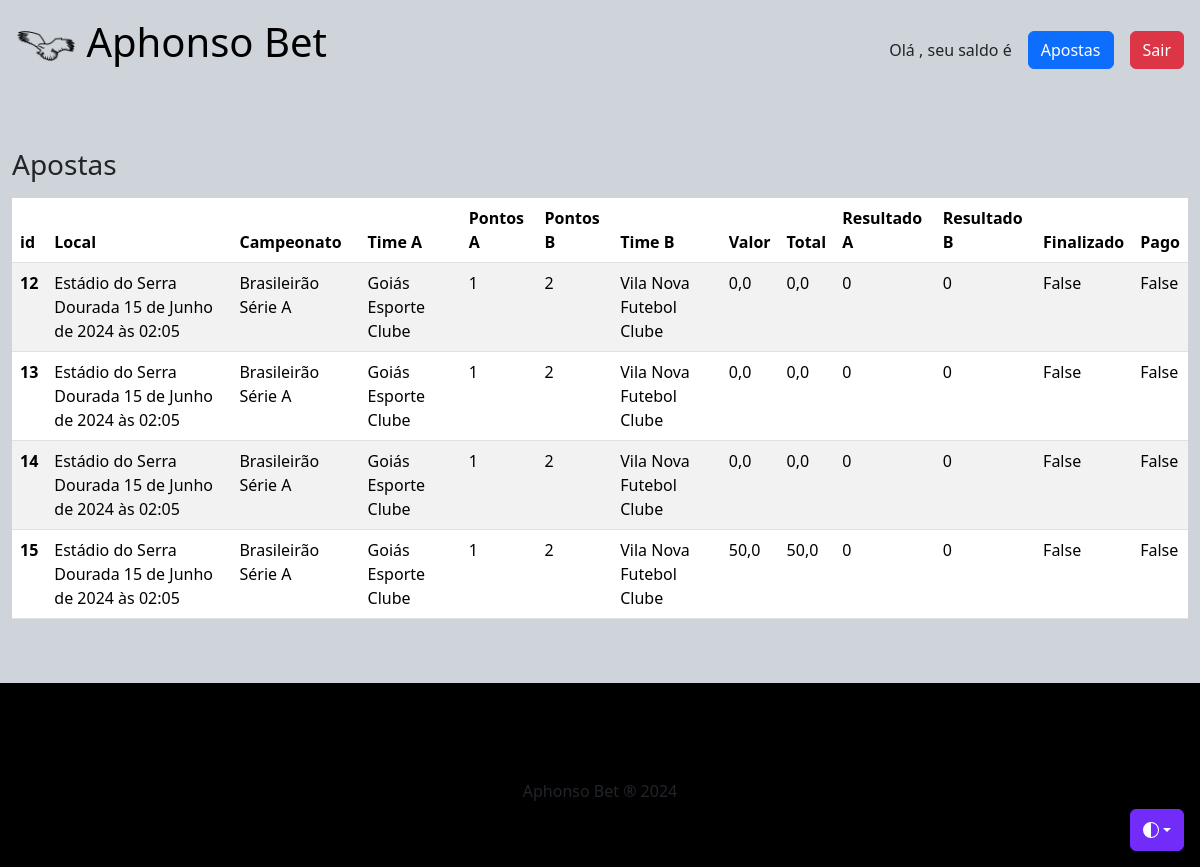
/apostas/ (signed in), run on the app's committed database.
### aphonso_bet/models.py (models this page shows, shortened)
class ModelAbstrato(models.Model):
    criado_por = models.ForeignKey(settings.AUTH_USER_MODEL, on_delete=models.CASCADE)
    criado_em = models.DateTimeField(auto_now_add=True)
    alterado_em = models.DateTimeField(auto_now=True)
    class Meta:
        abstract = True

class Aposta(ModelAbstrato):
    usuario = models.ForeignKey(User, on_delete=models.CASCADE, related_name='apostador')
    jogo = models.ForeignKey(Jogo, on_delete=models.CASCADE)
    valor_aposta = models.FloatField()
    total_premio = models.FloatField()
    resultadoCasa = models.IntegerField(default = 0)
    resultadoFora = models.IntegerField(default = 0)
    quitado = models.BooleanField(default=False)

class Jogo(ModelAbstrato):
    campeonato = models.ForeignKey(Campeonato, on_delete=models.CASCADE)
    timeCasa = models.ForeignKey(Time, on_delete=models.CASCADE, related_name='casa')
    fatorCasa = models.FloatField(default=1)
    timeFora = models.ForeignKey(Time, on_delete=models.CASCADE, related_name='fora')
    fatorFora = models.FloatField(default=1)
    dataEHora = models.DateTimeField()
    local = models.CharField(max_length=100)
    resultadoCasa = models.IntegerField(default = 0)
    resultadoFora = models.IntegerField(default = 0)
    finalizado = models.BooleanField(default=False)

class Campeonato(ModelAbstrato):
    descricao = models.CharField(max_length=50)
    regiao = models.CharField(max_length=50)
    ano = models.IntegerField()
    esporte = models.ForeignKey(Esporte, on_delete=models.CASCADE)

class Time(ModelAbstrato):
    nome = models.CharField(max_length=50)
    bandeira = models.ImageField(upload_to=path_and_rename('aphonso_bet\\static\\upload'))
    acronimo = models.CharField(max_length=3)
    pais = models.CharField(max_length=50, default='BRASIL')
    esporte = models.ForeignKey(Esporte, on_delete=models.CASCADE)

### aphonso_bet/views.py (the view)
# urls.py: path('apostas/', views.pagina_apostas, name="pagina_apostas"),
def pagina_apostas(request):
    if not request.user.is_authenticated:
        return redirect("pagina_inicio")
    carteira = obterCarteira(request.user)
    apostas = Aposta.objects.filter(usuario = request.user.id)
    return render(request, 'apostas.html', {"carteira":carteira, "apostas":apostas})

### aphonso_bet/views.py (called while the page is built)
def obterCarteira(user):
    carteira = None
    if user.is_authenticated:
        carteira = Carteira.objects.filter(usuario = user.id).first()
    return carteira

### aphonso_bet/templates/apostas.html
{% extends 'layout.html' %}
{% load static %}
{% block content %}
<div class="container-fluid bg-dark-subtle py-5">
    <h1 class="h3 mb-3 fw-normal">Apostas</h1>
    {% if apostas %}
    <div class="table-responsive">
        <table class="table table-striped">
            <thead>
                <tr>
                    <th scope="col">id</th>
                    <th scope="col">Local</th>
                    <th scope="col">Campeonato</th>
                    <th scope="col">Time A</th>
                    <th scope="col">Pontos A</th>
                    <th scope="col">Pontos B</th>
                    <th scope="col">Time B</th>
                    <th scope="col">Valor</th>
                    <th scope="col">Total</th>
                    <th scope="col">Resultado A</th>
                    <th scope="col">Resultado B</th>
                    <th scope="col">Finalizado</th>
                    <th scope="col">Pago</th>
                </tr>
            </thead>
            <tbody>
                {% for aposta in apostas %}
                <tr>
                    <th>{{ aposta.id }}</th>
                    <td>{{ aposta.jogo.local }} {{ aposta.jogo.dataEHora }}</td>
                    <td>{{ aposta.jogo.campeonato.descricao }}</td>
                    <td>{{ aposta.jogo.timeCasa.nome }}</td>
                    <td>{{ aposta.resultadoCasa }}</td>
                    <td>{{ aposta.resultadoFora }}</td>
                    <td>{{ aposta.jogo.timeFora.nome }}</td>
                    <td>{{ aposta.valor_aposta }}</td>
                    <td>{{ aposta.total_premio }}</td>
                    <td>{{ aposta.jogo.resultadoCasa }}</td>
                    <td>{{ aposta.jogo.resultadoFora }}</td>
                    <td>{{ aposta.jogo.finalizado }}</td>
                    <td>{{ aposta.quitado }}</td>
                </tr>
                {% endfor %}
            </tbody>
        </table>
    </div>
    {% else %}
    <p class="text-center text-muted">Nenhuma aposta encontrada!</p>
    {% endif %}
</div>
{% endblock %}

### data on the page
Aposta: id "12", jogo.local "Estádio do Serra Dourada", jogo.dataEHora "15 de Junho de 2024 às 02:05", jogo.campeonato.descricao "Brasileirão Série A", jogo.timeCasa.nome "Goiás Esporte Clube", resultadoCasa "1", resultadoFora "2", jogo.timeFora.nome "Vila Nova Futebol Clube", valor_aposta "0,0", total_premio "0,0", jogo.resultadoCasa "0", jogo.resultadoFora "0", jogo.finalizado "False", quitado "False"
Aposta: id "13", jogo.local "Estádio do Serra Dourada", jogo.dataEHora "15 de Junho de 2024 às 02:05", jogo.campeonato.descricao "Brasileirão Série A", jogo.timeCasa.nome "Goiás Esporte Clube", resultadoCasa "1", resultadoFora "2", jogo.timeFora.nome "Vila Nova Futebol Clube", valor_aposta "0,0", total_premio "0,0", jogo.resultadoCasa "0", jogo.resultadoFora "0", jogo.finalizado "False", quitado "False"
Aposta: id "14", jogo.local "Estádio do Serra Dourada", jogo.dataEHora "15 de Junho de 2024 às 02:05", jogo.campeonato.descricao "Brasileirão Série A", jogo.timeCasa.nome "Goiás Esporte Clube", resultadoCasa "1", resultadoFora "2", jogo.timeFora.nome "Vila Nova Futebol Clube", valor_aposta "0,0", total_premio "0,0", jogo.resultadoCasa "0", jogo.resultadoFora "0", jogo.finalizado "False", quitado "False"
Aposta: id "15", jogo.local "Estádio do Serra Dourada", jogo.dataEHora "15 de Junho de 2024 às 02:05", jogo.campeonato.descricao "Brasileirão Série A", jogo.timeCasa.nome "Goiás Esporte Clube", resultadoCasa "1", resultadoFora "2", jogo.timeFora.nome "Vila Nova Futebol Clube", valor_aposta "50,0", total_premio "50,0", jogo.resultadoCasa "0", jogo.resultadoFora "0", jogo.finalizado "False", quitado "False"
